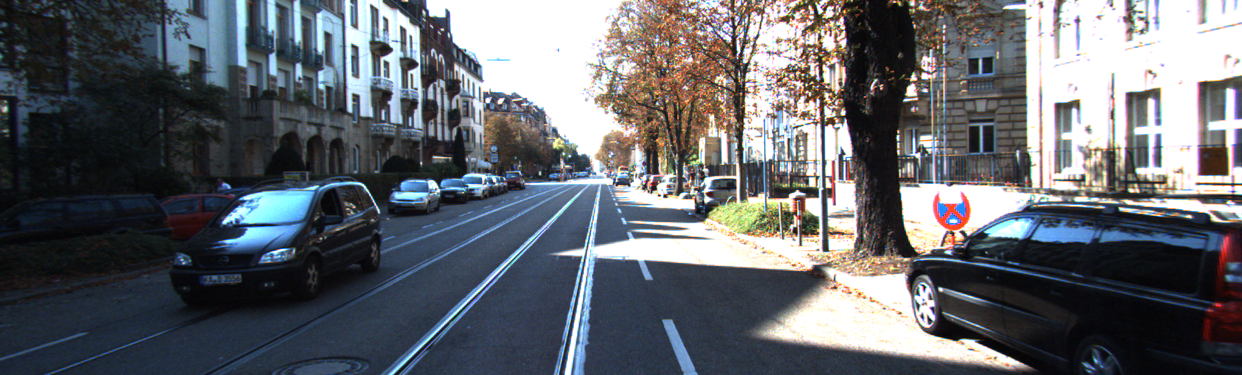
#> input picture 000000_10.png, 1242 x 375 px, found by its file name
$ python dog.py
#> lines starting #> are read from the running program, lines starting #| are printed output that depends on the picture
import cv2
import numpy as np
import matplotlib.pyplot as plt


left_image = cv2.imread('/Users/nitishsanghi/Documents/StereoMatching/data_scene_flow/training/image_2/000000_10.png')
#> left_image is the input picture: shape (375, 1242, 3); mean B, G, R 107.6, 102.1, 98.9

g1 = cv2.GaussianBlur(left_image,(5,5),1)
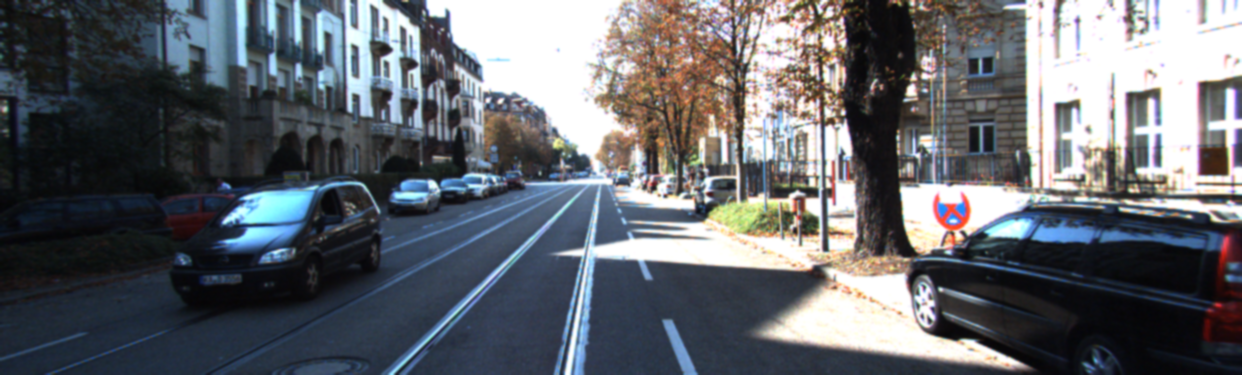
#> g1: shape (375, 1242, 3); mean B, G, R 107.7, 102.1, 98.9
g2 = cv2.GaussianBlur(left_image,(5,5),10)

image = g1 - g2
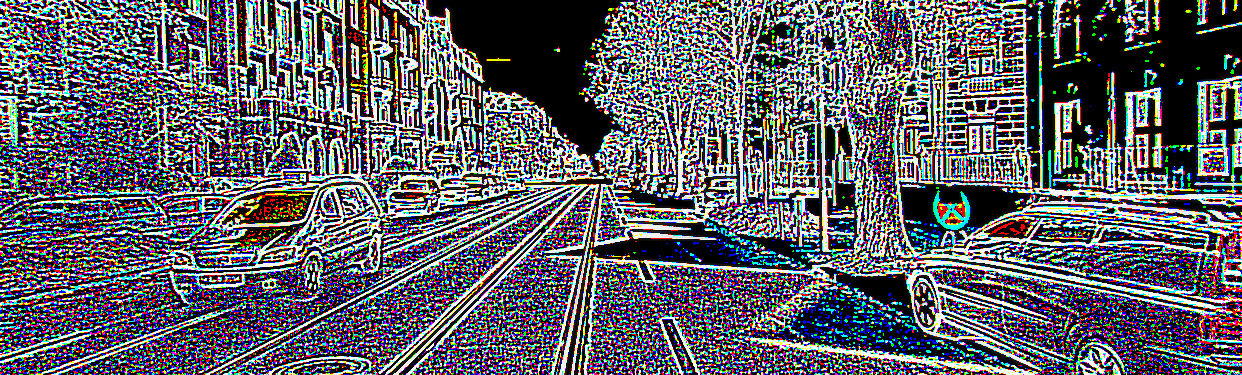
#> image: shape (375, 1242, 3); mean B, G, R 102, 95.4, 94.6
plt.imshow(image)
plt.show()

$ run again, with Disparity.png copied over 000000_10.png
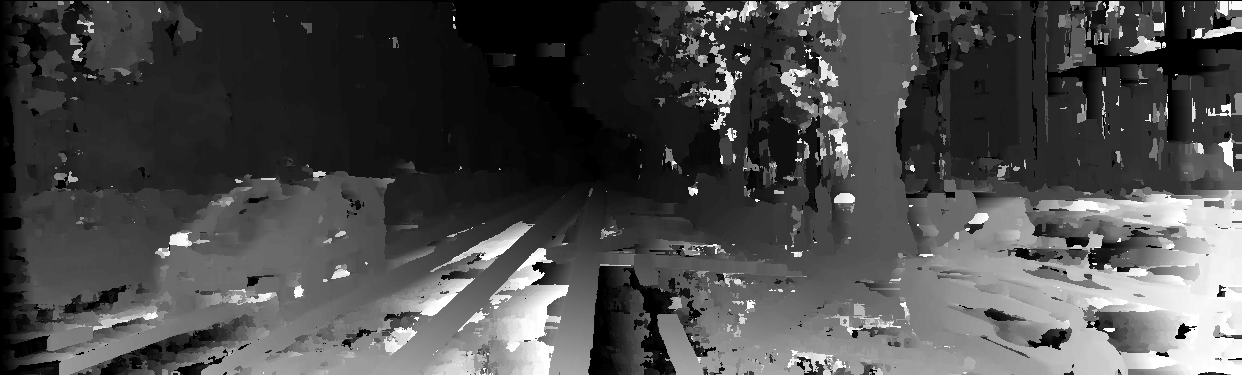
#> input picture Disparity.png, 1242 x 375 px, found by its file name
#> left_image is the input picture: shape (375, 1242, 3); min 0, max 255, mean 74.8
#> `g2 = cv2.GaussianBlur(left_image,(5,5),10)`:
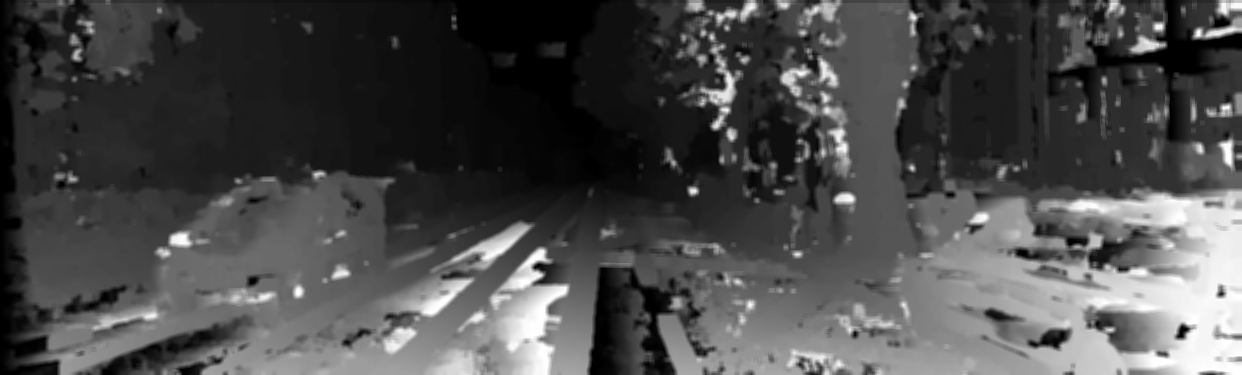
#> g2: shape (375, 1242, 3); min 0, max 255, mean 74.9
#> `image = g1 - g2`:
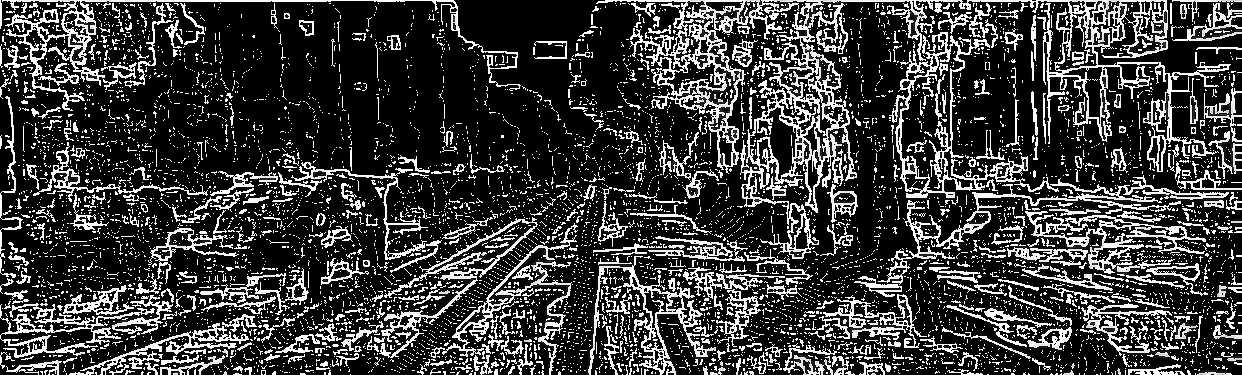
#> image: shape (375, 1242, 3); min 0, max 255, mean 59.6
